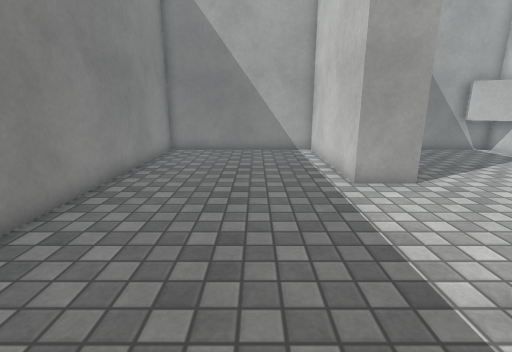
[1] (above)

12 first-person views from a walk through a scene from a Unity 3-D project. The camera is 1.2 m above the floor, tilts 14° down and sees 85° across. The floor is counted in squares, 0.5 m on a side. Each view is taken from the middle of a square. On the plan, view 1 faces up. The plan holds only what a view shows up to about 18 squares ahead; the rest is blank. The player character is not drawn. Surface patterns are stand-ins for the level's own textures.

[2]
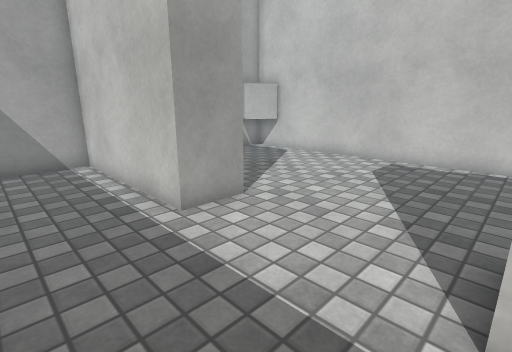

[3]
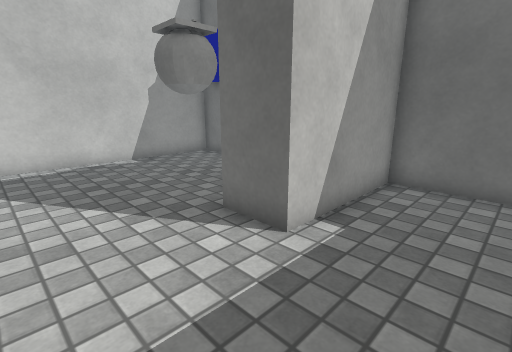

[4]
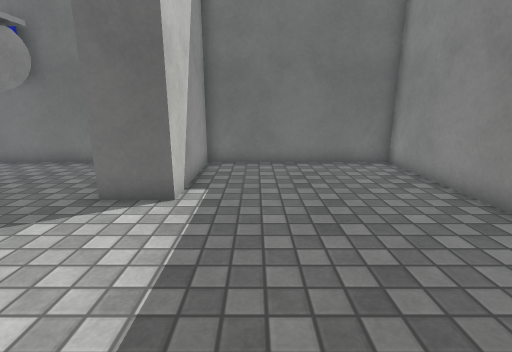

[5]
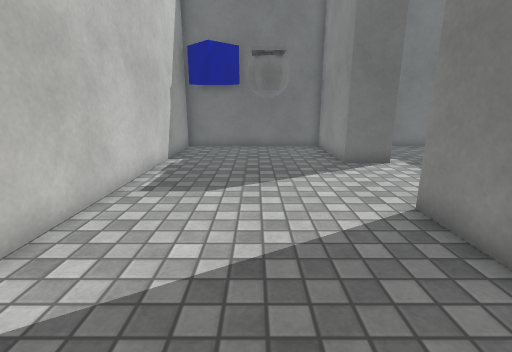

[6]
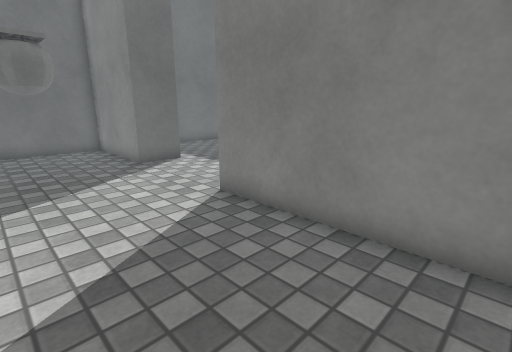

[7]
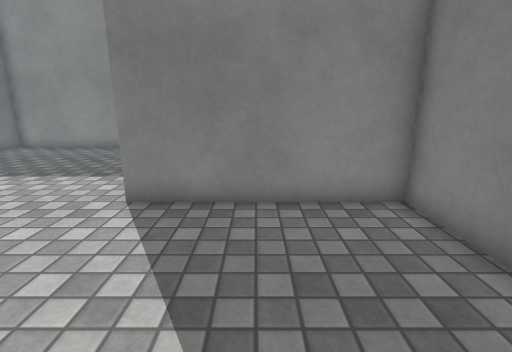

[8]
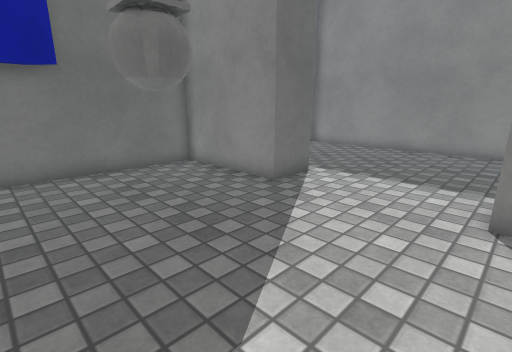

[9]
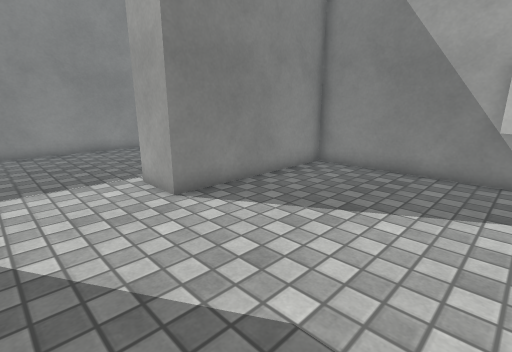

[10]
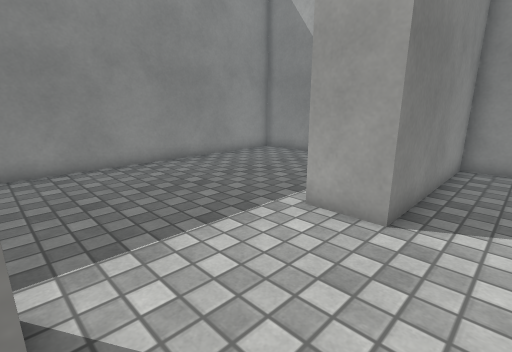

[11]
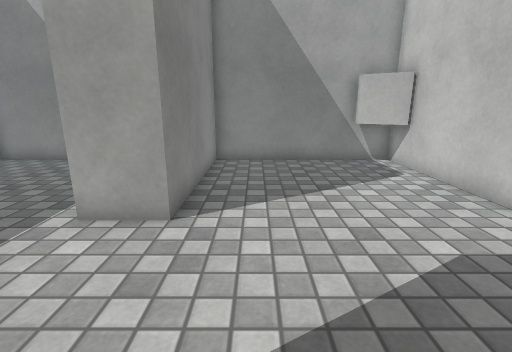

[12]
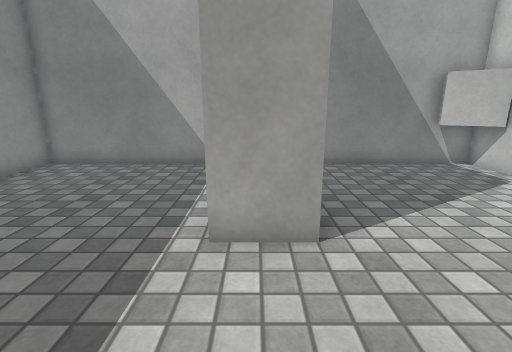

### Floor plan
Points are (right, up) in squares from view 1. A wall is a line through its corners. A room is listed if a view was taken in it or the views show most of it. See-through windows are left out.
Room 1 (views 1, 2, 3, 4, 5, 6, 7, 8, 9, 10, 11, 12)
walls: (3.1, 8.6) (3.1, 15.9) (-4.8, 15.9) (-4.8, -2.1) (3.1, -2.1) (3.1, 3) (5.1, 3) (5.1, -2.1) (13.1, -2.1) (13.1, 15.9) (5.1, 15.9) (5.1, 8.6) (3.1, 8.6); (13, 14.2) (11.3, 15.2)
objects: other object (8, 1) to (9, 3)

Where each view was taken, in squares from view 1:
view 1: 0 up, 0 right, facing up
view 2: 3 up, 0 right, facing up-right
view 3: 7 up, 0 right, facing down-right
view 4: 10 up, 1 right, facing down
view 5: 15 up, 9 right, facing down
view 6: 15 up, 10 right, facing down-left
view 7: 12 up, 12 right, facing left
view 8: 9 up, 12 right, facing down-left
view 9: 5 up, 12 right, facing up-left
view 10: 3 up, 7 right, facing up-left
view 11: 3 up, 7 right, facing up
view 12: 4 up, 4 right, facing up
